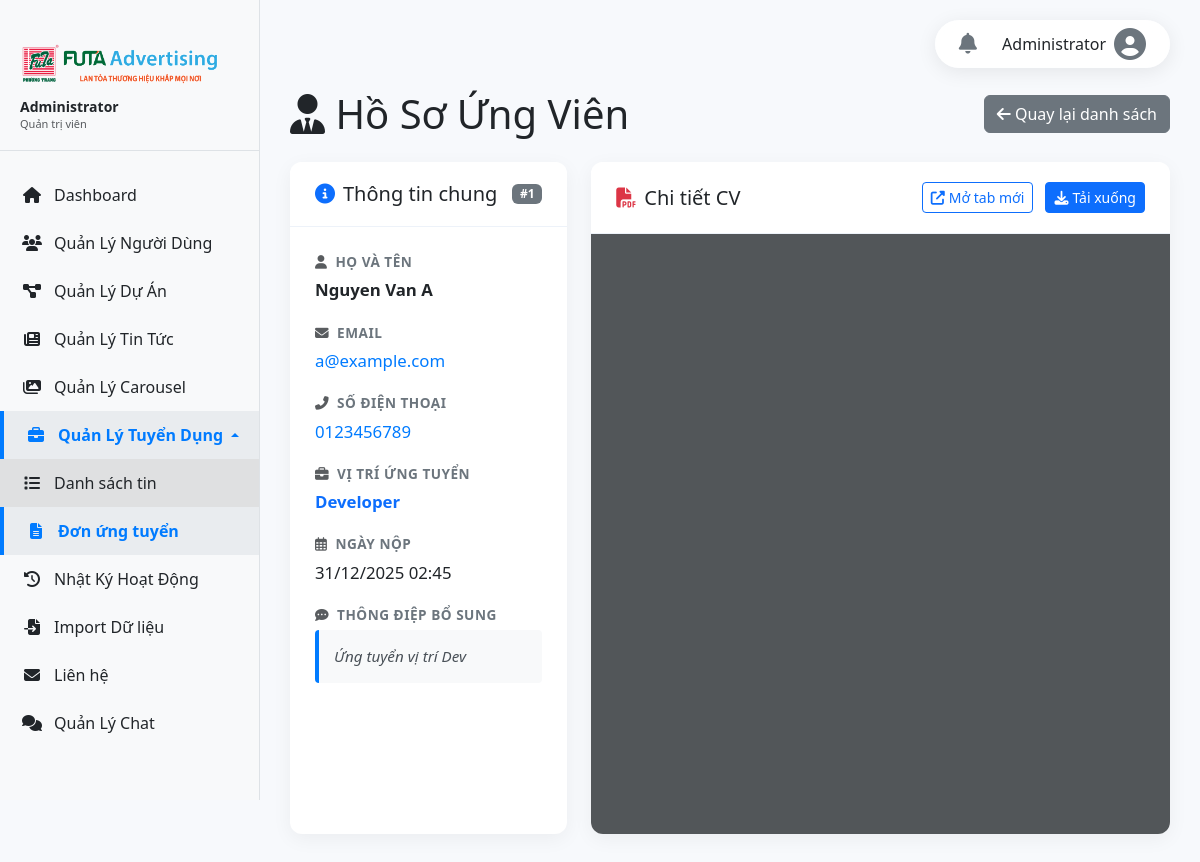
Page /admin/view_application.php?id=1 (signed in) on the committed database.
### tables this page shows
CREATE TABLE `applications` (
  `id` int(11) NOT NULL,
  `fullname` varchar(255) DEFAULT NULL,
  `email` varchar(255) DEFAULT NULL,
  `phone` varchar(50) DEFAULT NULL,
  `position` varchar(255) DEFAULT NULL,
  `message` text DEFAULT NULL,
  `cv_file` varchar(255) DEFAULT NULL,
  `profile_image` varchar(255) DEFAULT NULL,
  `intro_video` varchar(255) DEFAULT NULL,
  `created_at` timestamp NOT NULL DEFAULT current_timestamp()
);

### admin/view_application.php (the view, shortened to what this page needs)
<?php
require_once 'auth_check.php';
$id = $_GET['id'];
$stmt = $conn->prepare("SELECT * FROM applications WHERE id = ?");
$stmt->bind_param("i", $id);
$stmt->execute();
$result = $stmt->get_result();
$app = $result->fetch_assoc();
?>
<!DOCTYPE html>
<html lang="vi">
<head>
    <link href="https://cdn.jsdelivr.net/npm/bootstrap@5.3.3/dist/css/bootstrap.min.css" rel="stylesheet">
    <link rel="stylesheet" href="https://cdnjs.cloudflare.com/ajax/libs/font-awesome/6.5.2/css/all.min.css">
</head>
<body>
    <?php include 'sidebar.php'; ?>
    <div class="main-content">
        <div class="d-flex justify-content-between align-items-center mb-4">
            <h1 class="mb-0"><i class="fas fa-user-tie"></i> Hồ Sơ Ứng Viên</h1>
            <a href="applications.php" class="btn btn-secondary"><i class="fas fa-arrow-left"></i> Quay lại danh sách</a>
        </div>
        <div class="row">
            <div class="col-lg-4 mb-4">
                <div class="card profile-card h-100">
                    <div class="card-header d-flex justify-content-between align-items-center">
                        <h5 class="mb-0"><i class="fas fa-info-circle text-primary me-2"></i>Thông tin chung</h5>
                        <span class="badge bg-secondary">#<?php echo $app['id']; ?></span>
                    </div>
                    <div class="card-body">
                        <span class="info-label"><i class="fas fa-user me-2 text-muted"></i>Họ và tên</span>
                        <div class="info-value fw-bold"><?php echo htmlspecialchars($app['fullname']); ?></div>
                        <span class="info-label"><i class="fas fa-envelope me-2 text-muted"></i>Email</span>
                        <div class="info-value"><a href="mailto:<?php echo htmlspecialchars($app['email']); ?>"><?php echo htmlspecialchars($app['email']); ?></a></div>
                        <span class="info-label"><i class="fas fa-phone-alt me-2 text-muted"></i>Số điện thoại</span>
                        <div class="info-value"><a href="tel:<?php echo htmlspecialchars($app['phone']); ?>"><?php echo htmlspecialchars($app['phone']); ?></a></div>
                        <span class="info-label"><i class="fas fa-briefcase me-2 text-muted"></i>Vị trí ứng tuyển</span>
                        <div class="info-value text-primary fw-bold"><?php echo htmlspecialchars($app['position']); ?></div>
                        <span class="info-label"><i class="far fa-calendar-alt me-2 text-muted"></i>Ngày nộp</span>
                        <div class="info-value"><?php echo date('d/m/Y H:i', strtotime($app['created_at'])); ?></div>
                        <?php if (!empty($app['message'])): ?>
                            <span class="info-label"><i class="fas fa-comment-dots me-2 text-muted"></i>Thông điệp bổ sung</span>
                            <div class="message-box"><?php echo nl2br(htmlspecialchars($app['message'])); ?></div>
                        <?php endif; ?>
                    </div>
                </div>
            </div>
            <div class="col-lg-8 mb-4">
                <div class="card profile-card h-100 d-flex flex-column">
                    <div class="card-header d-flex justify-content-between align-items-center">
                        <h5 class="mb-0"><i class="fas fa-file-pdf text-danger me-2"></i>Chi tiết CV</h5>
                        <?php if ($app['cv_file']): ?>
                            <div>
                                <a href="../<?php echo htmlspecialchars($app['cv_file']); ?>" target="_blank" class="btn btn-sm btn-outline-primary me-2">
                                    <i class="fas fa-external-link-alt me-1"></i>Mở tab mới
                                </a>
                                <a href="../<?php echo htmlspecialchars($app['cv_file']); ?>" download class="btn btn-sm btn-primary">
                                    <i class="fas fa-download me-1"></i>Tải xuống
                                </a>
                            </div>
                        <?php endif; ?>
                    </div>
                    <div class="card-body p-0 flex-grow-1">
                        <?php if ($app['cv_file']): ?>
                            <?php $ext = strtolower(pathinfo($app['cv_file'], PATHINFO_EXTENSION)); ?>
                            <?php if ($ext === 'pdf'): ?>
                                <div class="cv-container">
                                    <iframe src="../<?php echo htmlspecialchars($app['cv_file']); ?>" class="cv-iframe"></iframe>
                                </div>
                            <?php endif; ?>
                        <?php endif; ?>
                    </div>
                </div>
            </div>
        </div>
    </div>
</body>
</html>

### admin/view_application.php (style rules this page uses)
body { background: #f7f9fc; }
.profile-card { border: none; border-radius: 12px; box-shadow: 0 5px 20px rgba(0,0,0,0.05); }
.profile-card .card-header { background: #fff; border-bottom: 1px solid #edf2f9; padding: 20px 25px; border-radius: 12px 12px 0 0; }
.profile-card .card-body { padding: 25px; }
.info-label { font-size: 0.85rem; text-transform: uppercase; letter-spacing: 0.5px; color: #6c757d; font-weight: 600; margin-bottom: 5px; display: block; }
.info-value { font-size: 1.05rem; color: #212529; font-weight: 500; margin-bottom: 20px; }
.info-value a { color: #007bff; text-decoration: none; transition: color 0.2s; }
.message-box { background: #f8f9fa; border-left: 4px solid #007bff; padding: 15px; border-radius: 4px; font-style: italic; color: #495057; font-size: 0.95rem; }
.cv-container { background: #525659; padding: 2px; height: 100%; min-height: 75vh; display: flex; flex-direction: column; border-bottom-left-radius: 12px; border-bottom-right-radius: 12px; }
.cv-iframe { flex: 1; width: 100%; border: none; }

### admin/sidebar.php (style rules this page uses)
.main-content { margin-left: 260px; padding: 30px; padding-top: 90px; min-height: 100vh; }

### rows in the picture
applications: id "1", fullname "Nguyen Van A", email "a@example.com", phone "0123456789", position "Developer", created_at "31/12/2025 02:45", message "Ứng tuyển vị trí Dev"

### other values in the picture
$_SESSION['admin_fullname'] "Administrator"
$display_role_str "Quản trị viên"
